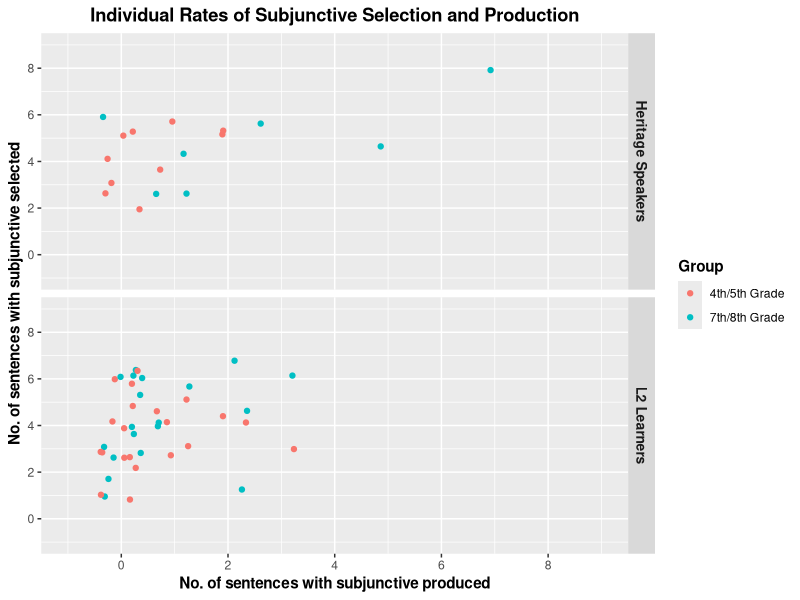
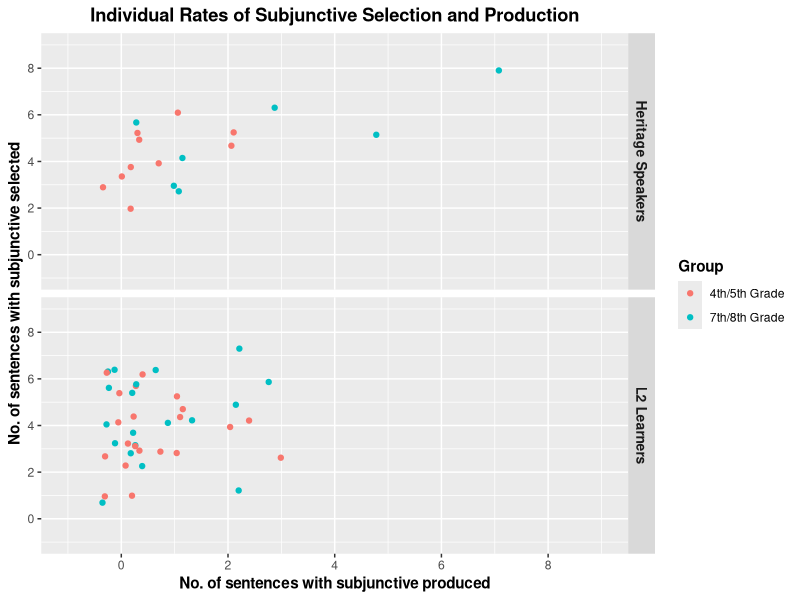

Recreate these plots in R, in order.
## Includes cohort 1 data only, no second grade

library(tidyverse)
library(here)


# Load Data
## Fourth/fifth grade
L2_45_Prod <- read_csv(here("./CSV Files/L2 Learners/L2 Fourth and Fifth Subjunctive Production.csv")) %>% 
  mutate(SpeakerType = "L2 Learners",
         Grade = "4th/5th Grade")

L2_45_FCT <- read_csv(here("./CSV Files/L2 Learners/L2 Fourth and Fifth Subjunctive FCT.csv")) %>% 
  mutate(SpeakerType = "L2 Learners",
         Grade = "4th/5th Grade")

HS_45_Prod <- read_csv(here("./CSV Files/Heritage/Heritage Fourth and Fifth Subjunctive Production.csv")) %>% 
  mutate(SpeakerType = "Heritage Speakers",
         Grade = "4th/5th Grade")

HS_45_FCT <- read_csv(here("./CSV Files/Heritage/Heritage Fourth and Fifth Subjunctive FCT.csv")) %>% 
  mutate(SpeakerType = "Heritage Speakers",
         Grade = "4th/5th Grade")


## Seventh/eighth grade
L2_78_Prod <- read_csv(here("./CSV Files/L2 Learners/L2 Seventh and Eighth Subjunctive Production.csv")) %>% 
  mutate(SpeakerType = "L2 Learners",
         Grade = "7th/8th Grade")

L2_78_FCT <- read_csv(here("./CSV Files/L2 Learners/L2 Seventh and Eighth Subjunctive FCT.csv")) %>% 
  mutate(SpeakerType = "L2 Learners",
         Grade = "7th/8th Grade")

HS_78_Prod <- read_csv(here("./CSV Files/Heritage/Heritage Seventh and Eighth Subjunctive Production.csv")) %>% 
  mutate(SpeakerType = "Heritage Speakers",
         Grade = "7th/8th Grade")

HS_78_FCT <- read_csv(here("./CSV Files/Heritage/Heritage Seventh and Eighth Subjunctive FCT.csv")) %>% 
  mutate(SpeakerType = "Heritage Speakers",
         Grade = "7th/8th Grade")


# Create dataset for L2 learners
## Join groups
Production <- rbind(L2_45_Prod, HS_45_Prod, L2_78_Prod, HS_78_Prod)
FCT <- rbind(L2_45_FCT, HS_45_FCT, L2_78_FCT, HS_78_FCT)


## Create single dataset
Production_Group <- Production %>%
  filter(!is.na(Accuracy)) %>%
  group_by(Part_ID, Grade, SpeakerType) %>%
  summarize(Production = sum(Accuracy))

FCT_Group <- FCT %>%
  filter(!is.na(Accuracy)) %>%
  group_by(Part_ID, Grade, SpeakerType) %>%
  summarize(Selection = sum(Accuracy))

Aggregate = left_join(Production_Group, FCT_Group, by = "Part_ID", "Grade") %>%
  rename(Grade = Grade.x,
         SpeakerType = SpeakerType.x) %>% 
  mutate(Total = Production + Selection)
Aggregate$Grade <- factor(Aggregate$Grade, levels = c("2nd Grade", "4th/5th Grade", "7th/8th Grade"))


# Plot individual differences
## Whole group
Ind_Diffs <- Aggregate %>% 
  ggplot(aes(x = Production, y = Selection)) +
  geom_jitter(mapping = aes(color = Grade)) +
  facet_grid(rows = vars(SpeakerType)) +
  scale_x_continuous(breaks = seq (0, 8, 2),
                     limits = c(-1, 9)) +
  scale_y_continuous(breaks = seq (0, 8, 2),
                     limits = c(-1, 9)) +
  labs(x = "No. of sentences with subjunctive produced", y = "No. of sentences with subjunctive selected", title = "Individual Rates of Subjunctive Selection and Production", color = "Group") +
  theme(axis.title = element_text(face = "bold"),
        plot.title = element_text(hjust = 0.5, face = "bold"),
        legend.title = element_text(face = "bold"),
        strip.text = element_text(face = "bold", size = 10))

Ind_Diffs

ggsave(filename = here("Subjunctive Manuscript (SHLL)", "Graphs", "SHLL Figure 5.pdf"),
       plot = Ind_Diffs,
       device = "pdf",
       width = 6.5,
       height = 4,
       units = "in")
